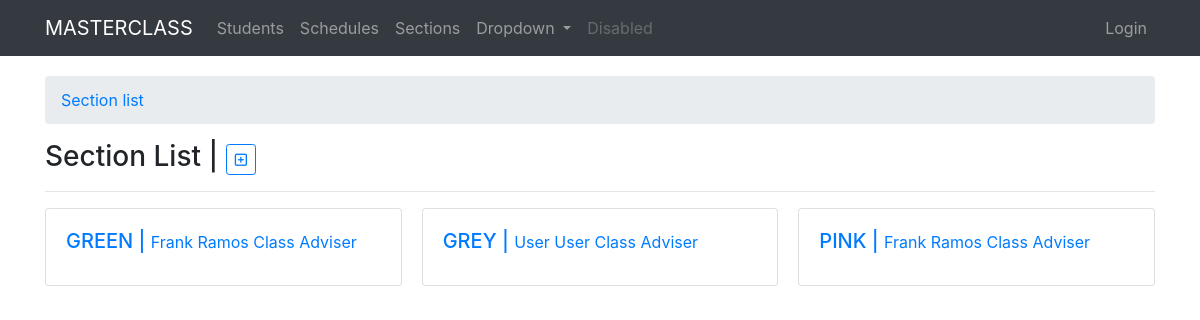
Page /sections/ on the earlier database version.
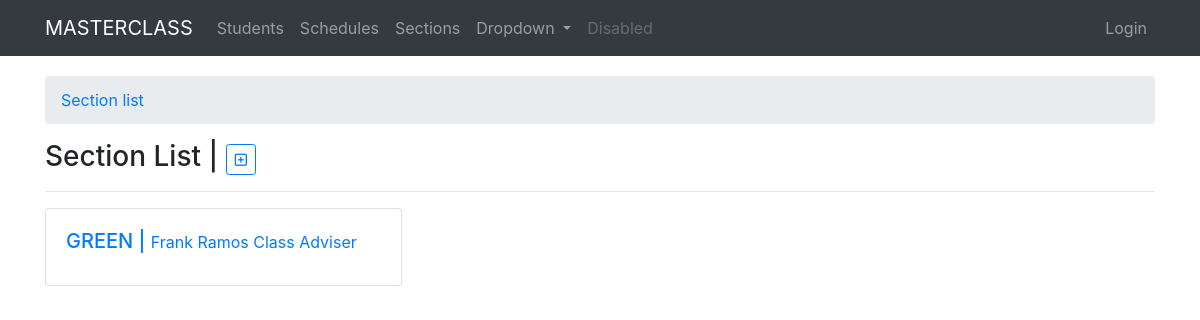
Same page on the later database version.
### sections/models.py (models this page shows, shortened)
class Section(models.Model):
    adviser = models.ForeignKey(User, on_delete=models.CASCADE, default=1)
    section_name = models.CharField(max_length=120, unique=True)
    grade_level = models.CharField(max_length=60, choices=GRADE_LEVEL, blank=True,null=True)
    date_created = models.DateField(auto_now_add=True)
    date_updated = models.DateField(auto_now=True)

### sections/views.py (the view)
# urls.py: path('', views.section_list, name='list'),
def section_list(request):
    section_list=Section.objects.all().order_by('section_name')
    context = {
        "title": "section list",
        "sectionlist": section_list,
    }
    return render(request, "sections/section_list.html", context)

### templates/sections/section_list.html (shortened to what this page needs)
{% extends 'base.html' %}
{% block content %}
<nav aria-label="breadcrumb">
  <ol class="breadcrumb">
    <li class="breadcrumb-item"><a href="{%url 'section:list'%}">Section list</a></li>
  </ol>
</nav>
<h3>{{title|title}} | <small class="text-muted"><a href="{%url 'section:add'%}" type="button" class="btn btn-outline-primary btn-sm myTooltip" data-toggle="tooltip" data-placement="right" title="Add student"><i class="far fa-plus-square"></i></a></small></h3>
<hr>
<div class="card-columns">
    {% for sec in sectionlist %}
    <a href="{%url 'section:detail' pk=sec.id%}">
      <div class="card">
        <div class="card-body">
          <h5 class="card-title">{{sec.section_name|upper}} | <small>{{ sec.adviser.get_full_name|title }} Class Adviser</small></h5>
        </div>
      </div>
    </a>
    {% endfor %}
  </div>
{% endblock %}

Differences in the rows shown:
removed Section: section_name "GREY", adviser.get_full_name "User User"
removed Section: section_name "PINK", adviser.get_full_name "Frank Ramos"
